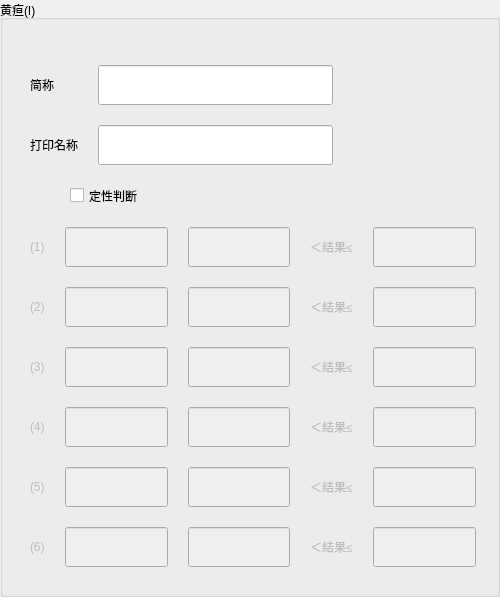
        <widget class="QGroupBox" name="groupBox_I">
         <property name="title">
          <string>黄疸(I)</string>
         </property>
         <property name="borders" stdset="0">
          <string notr="true">group_tit</string>
         </property>
         <widget class="QWidget" name="gridWidget_3" native="true">
          <property name="enabled">
           <bool>false</bool>
          </property>
          <property name="geometry">
           <rect>
            <x>30</x>
            <y>227</y>
            <width>446</width>
            <height>361</height>
           </rect>
          </property>
          <layout class="QGridLayout" name="gridLayout_3">
           <property name="leftMargin">
            <number>0</number>
           </property>
           <property name="topMargin">
            <number>0</number>
           </property>
           <property name="rightMargin">
            <number>0</number>
           </property>
           <property name="bottomMargin">
            <number>0</number>
           </property>
           <property name="spacing">
            <number>20</number>
           </property>
           <item row="2" column="4">
            <widget class="QLineEdit" name="qualitative_up_linedit_i_3">
             <property name="minimumSize">
              <size>
               <width>0</width>
               <height>40</height>
              </size>
             </property>
             <property name="maxLength">
              <number>8</number>
             </property>
            </widget>
           </item>
           <item row="1" column="1">
            <widget class="QLineEdit" name="qualitative_tag_linedit_i_2">
             <property name="enabled">
              <bool>false</bool>
             </property>
             <property name="minimumSize">
              <size>
               <width>0</width>
               <height>40</height>
              </size>
             </property>
             <property name="text">
              <string/>
             </property>
             <property name="maxLength">
              <number>8</number>
             </property>
            </widget>
           </item>
           <item row="0" column="3">
            <widget class="QLabel" name="label_i_1">
             <property name="text">
              <string>＜结果≤</string>
             </property>
            </widget>
           </item>
           <item row="0" column="2">
            <widget class="QLineEdit" name="qualitative_low_linedit_i_1">
             <property name="enabled">
              <bool>false</bool>
             </property>
             <property name="minimumSize">
              <size>
               <width>0</width>
               <height>40</height>
              </size>
             </property>
            </widget>
           </item>
           <item row="0" column="1">
            <widget class="QLineEdit" name="qualitative_tag_linedit_i_1">
             <property name="enabled">
              <bool>false</bool>
             </property>
             <property name="minimumSize">
              <size>
               <width>0</width>
               <height>40</height>
              </size>
             </property>
             <property name="text">
              <string/>
             </property>
             <property name="maxLength">
              <number>8</number>
             </property>
            </widget>
           </item>
           <item row="0" column="4">
            <widget class="QLineEdit" name="qualitative_up_linedit_i_1">
             <property name="minimumSize">
              <size>
               <width>0</width>
               <height>40</height>
              </size>
             </property>
             <property name="maxLength">
              <number>8</number>
             </property>
            </widget>
           </item>
           <item row="1" column="4">
            <widget class="QLineEdit" name="qualitative_up_linedit_i_2">
             <property name="minimumSize">
              <size>
               <width>0</width>
               <height>40</height>
              </size>
             </property>
             <property name="maxLength">
              <number>8</number>
             </property>
            </widget>
           </item>
           <item row="0" column="0">
            <widget class="QLabel" name="qualitative_seq_label_i_1">
             <property name="text">
              <string>(1)</string>
             </property>
            </widget>
           </item>
           <item row="1" column="3">
            <widget class="QLabel" name="label_i_2">
             <property name="text">
              <string>＜结果≤</string>
             </property>
            </widget>
           </item>
           <item row="1" column="0">
            <widget class="QLabel" name="qualitative_seq_label_i_2">
             <property name="text">
              <string>(2)</string>
             </property>
            </widget>
           </item>
           <item row="2" column="2">
            <widget class="QLineEdit" name="qualitative_low_linedit_i_3">
             <property name="minimumSize">
              <size>
               <width>0</width>
               <height>40</height>
              </size>
             </property>
             <property name="maxLength">
              <number>8</number>
             </property>
            </widget>
           </item>
           <item row="2" column="0">
            <widget class="QLabel" name="qualitative_seq_label_i_3">
             <property name="text">
              <string>(3)</string>
             </property>
            </widget>
           </item>
           <item row="1" column="2">
            <widget class="QLineEdit" name="qualitative_low_linedit_i_2">
             <property name="minimumSize">
              <size>
               <width>0</width>
               <height>40</height>
              </size>
             </property>
             <property name="maxLength">
              <number>8</number>
             </property>
            </widget>
           </item>
           <item row="2" column="3">
            <widget class="QLabel" name="label_i_3">
             <property name="text">
              <string>＜结果≤</string>
             </property>
            </widget>
           </item>
           <item row="2" column="1">
            <widget class="QLineEdit" name="qualitative_tag_linedit_i_3">
             <property name="enabled">
              <bool>false</bool>
             </property>
             <property name="minimumSize">
              <size>
               <width>0</width>
               <height>40</height>
              </size>
             </property>
             <property name="text">
              <string/>
             </property>
             <property name="maxLength">
              <number>8</number>
             </property>
            </widget>
           </item>
           <item row="3" column="1">
            <widget class="QLineEdit" name="qualitative_tag_linedit_i_4">
             <property name="enabled">
              <bool>false</bool>
             </property>
             <property name="minimumSize">
              <size>
               <width>0</width>
               <height>40</height>
              </size>
             </property>
             <property name="text">
              <string/>
             </property>
             <property name="maxLength">
              <number>8</number>
             </property>
            </widget>
           </item>
           <item row="3" column="0">
            <widget class="QLabel" name="qualitative_seq_label_i_4">
             <property name="text">
              <string>(4)</string>
             </property>
            </widget>
           </item>
           <item row="3" column="3">
            <widget class="QLabel" name="label_i_4">
             <property name="text">
              <string>＜结果≤</string>
             </property>
            </widget>
           </item>
           <item row="3" column="4">
            <widget class="QLineEdit" name="qualitative_up_linedit_i_4">
             <property name="minimumSize">
              <size>
               <width>0</width>
               <height>40</height>
              </size>
             </property>
             <property name="maxLength">
              <number>8</number>
             </property>
            </widget>
           </item>
           <item row="3" column="2">
            <widget class="QLineEdit" name="qualitative_low_linedit_i_4">
             <property name="minimumSize">
              <size>
               <width>0</width>
               <height>40</height>
              </size>
             </property>
             <property name="maxLength">
              <number>8</number>
             </property>
            </widget>
           </item>
           <item row="4" column="2">
            <widget class="QLineEdit" name="qualitative_low_linedit_i_5">
             <property name="minimumSize">
              <size>
               <width>0</width>
               <height>40</height>
              </size>
             </property>
             <property name="maxLength">
              <number>8</number>
             </property>
            </widget>
           </item>
           <item row="4" column="0">
            <widget class="QLabel" name="qualitative_seq_label_i_5">
             <property name="text">
              <string>(5)</string>
             </property>
            </widget>
           </item>
           <item row="4" column="1">
            <widget class="QLineEdit" name="qualitative_tag_linedit_i_5">
             <property name="enabled">
              <bool>false</bool>
             </property>
             <property name="minimumSize">
              <size>
               <width>0</width>
               <height>40</height>
              </size>
             </property>
             <property name="text">
              <string/>
             </property>
             <property name="maxLength">
              <number>8</number>
             </property>
            </widget>
           </item>
           <item row="4" column="4">
            <widget class="QLineEdit" name="qualitative_up_linedit_i_5">
             <property name="minimumSize">
              <size>
               <width>0</width>
               <height>40</height>
              </size>
             </property>
             <property name="maxLength">
              <number>8</number>
             </property>
            </widget>
           </item>
           <item row="4" column="3">
            <widget class="QLabel" name="label_i_5">
             <property name="text">
              <string>＜结果≤</string>
             </property>
            </widget>
           </item>
           <item row="5" column="2">
            <widget class="QLineEdit" name="qualitative_low_linedit_i_6">
             <property name="minimumSize">
              <size>
               <width>0</width>
               <height>40</height>
              </size>
             </property>
             <property name="maxLength">
              <number>8</number>
             </property>
            </widget>
           </item>
           <item row="5" column="3">
            <widget class="QLabel" name="label_i_6">
             <property name="text">
              <string>＜结果≤</string>
             </property>
            </widget>
           </item>
           <item row="5" column="1">
            <widget class="QLineEdit" name="qualitative_tag_linedit_i_6">
             <property name="enabled">
              <bool>false</bool>
             </property>
             <property name="minimumSize">
              <size>
               <width>0</width>
               <height>40</height>
              </size>
             </property>
             <property name="text">
              <string/>
             </property>
             <property name="maxLength">
              <number>8</number>
             </property>
            </widget>
           </item>
           <item row="5" column="4">
            <widget class="QLineEdit" name="qualitative_up_linedit_i_6">
             <property name="enabled">
              <bool>false</bool>
             </property>
             <property name="minimumSize">
              <size>
               <width>0</width>
               <height>40</height>
              </size>
             </property>
            </widget>
           </item>
           <item row="5" column="0">
            <widget class="QLabel" name="qualitative_seq_label_i_6">
             <property name="text">
              <string>(6)</string>
             </property>
            </widget>
           </item>
           <item row="6" column="2">
            <spacer name="verticalSpacer_8">
             <property name="orientation">
              <enum>Qt::Vertical</enum>
             </property>
             <property name="sizeHint" stdset="0">
              <size>
               <width>20</width>
               <height>40</height>
              </size>
             </property>
            </spacer>
           </item>
          </layout>
         </widget>
         <widget class="QCheckBox" name="enable_ckbox_i">
          <property name="geometry">
           <rect>
            <x>70</x>
            <y>180</y>
            <width>421</width>
            <height>31</height>
           </rect>
          </property>
          <property name="text">
           <string>定性判断</string>
          </property>
         </widget>
         <widget class="QWidget" name="widget_13" native="true">
          <property name="geometry">
           <rect>
            <x>30</x>
            <y>65</y>
            <width>431</width>
            <height>121</height>
           </rect>
          </property>
          <layout class="QGridLayout" name="gridLayout_8">
           <property name="leftMargin">
            <number>0</number>
           </property>
           <property name="topMargin">
            <number>0</number>
           </property>
           <property name="rightMargin">
            <number>0</number>
           </property>
           <property name="bottomMargin">
            <number>0</number>
           </property>
           <property name="spacing">
            <number>20</number>
           </property>
           <item row="1" column="0">
            <widget class="QLabel" name="label_19">
             <property name="text">
              <string>打印名称</string>
             </property>
            </widget>
           </item>
           <item row="1" column="1">
            <widget class="QLineEdit" name="iPrintNameEdit">
             <property name="minimumSize">
              <size>
               <width>235</width>
               <height>40</height>
              </size>
             </property>
             <property name="maximumSize">
              <size>
               <width>235</width>
               <height>40</height>
              </size>
             </property>
             <property name="maxLength">
              <number>21</number>
             </property>
            </widget>
           </item>
           <item row="0" column="2">
            <spacer name="horizontalSpacer_8">
             <property name="orientation">
              <enum>Qt::Horizontal</enum>
             </property>
             <property name="sizeHint" stdset="0">
              <size>
               <width>40</width>
               <height>20</height>
              </size>
             </property>
            </spacer>
           </item>
           <item row="0" column="0">
            <widget class="QLabel" name="label_20">
             <property name="text">
              <string>简称</string>
             </property>
            </widget>
           </item>
           <item row="0" column="1">
            <widget class="QLineEdit" name="iNameEdit">
             <property name="minimumSize">
              <size>
               <width>235</width>
               <height>40</height>
              </size>
             </property>
             <property name="maximumSize">
              <size>
               <width>235</width>
               <height>40</height>
              </size>
             </property>
             <property name="maxLength">
              <number>21</number>
             </property>
            </widget>
           </item>
           <item row="2" column="1">
            <spacer name="verticalSpacer_5">
             <property name="orientation">
              <enum>Qt::Vertical</enum>
             </property>
             <property name="sizeHint" stdset="0">
              <size>
               <width>20</width>
               <height>40</height>
              </size>
             </property>
            </spacer>
           </item>
          </layout>
         </widget>
        </widget>
